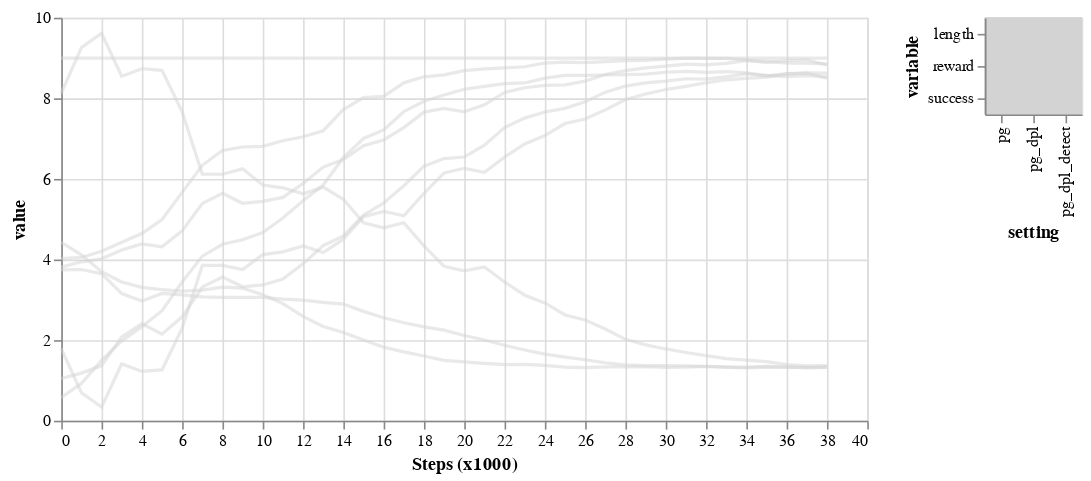

The code cell stored with this chart in its notebook:
### Code cell
# load dataframes
data_frames = []
for logger_file in logger_files:
    pkl_path = f"{folderpath}{logger_file}.pkl"
    d = pd.read_pickle(pkl_path)
    data_frames.append(d)
    
chart = make_chart2(data_frames, keys=['pg','pg_dpl','pg_dpl_detect'], window_speed=1000)
chart

### Figure 1 — Vega-Lite specification as saved in the notebook (floating-point values rounded to 4 significant figures; data arrays with more than 128 entries replaced by an {"elided": "..."} marker saying what was removed)
{"config": {"view": {"continuousWidth": 400, "continuousHeight": 300}}, "hconcat": [{"mark": {"type": "line", "opacity": 0.5}, "encoding": {"color": {"condition": {"type": "nominal", "field": "series", "legend": null, "selection": "selector001"}, "value": "lightgray"}, "x": {"type": "quantitative", "axis": {"tickMinStep": 1, "title": "Steps (x1000)"}, "field": "n_steps"}, "y": {"type": "quantitative", "axis": {"tickMinStep": 0.1, "title": "value"}, "field": "value", "sort": "ascending"}}, "height": 250, "selection": {"selector001": {"type": "multi", "fields": ["setting", "variable"], "empty": "none"}}, "width": 500}, {"mark": "rect", "encoding": {"color": {"condition": {"type": "nominal", "field": "series", "legend": null, "selection": "selector001"}, "value": "lightgray"}, "x": {"type": "nominal", "axis": {"orient": "bottom"}, "field": "setting"}, "y": {"type": "nominal", "field": "variable"}}, "selection": {"selector001": {"type": "multi", "fields": ["setting", "variable"], "empty": "none"}}}], "data": {"name": "data-2ecbe2970f36c48b7884d63dc9fdd5d8"}, "$schema": "https://vega.github.io/schema/vega-lite/v4.8.1.json", "datasets": {"data-2ecbe2970f36c48b7884d63dc9fdd5d8": {"elided": "351 records"}}}
